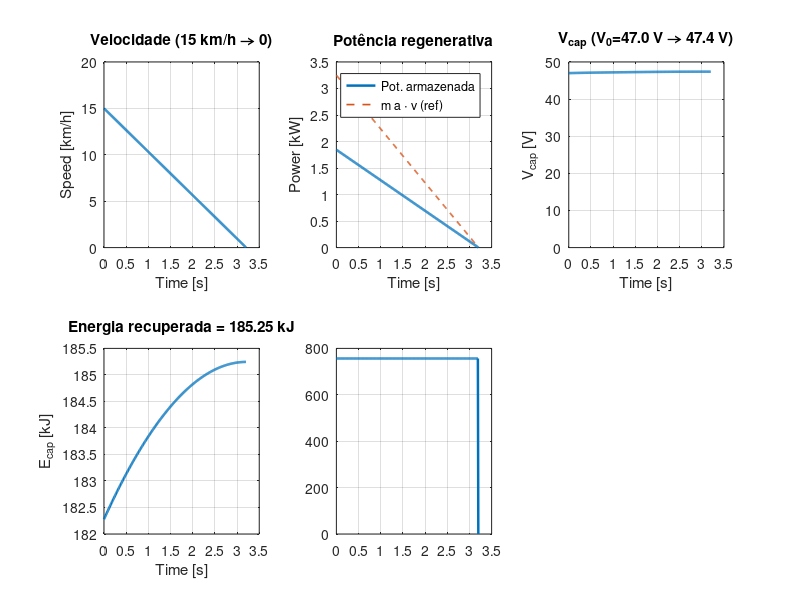

Write MATLAB code to recreate this figure. (Note: this script raises an error after producing the figure.)
%% ISTrain — Energy Recovery Challenge (script)
% Travagem de 15 km/h -> 0 com travagem regenerativa + atualização do supercap.
% Inclui limites por aderência, binário por motor, corrente máxima e tensão do supercap.

clc; clear;

%% -------------------- Parâmetros do veículo / via -----------------------
m_loco   = 600;      % [kg] massa locomotiva
g        = 9.81;     % [m/s^2]
Crr      = 0.004;    % [-] rolling resistance coeff
rw       = 0.100;    % [m] raio da roda
mech_eff = 0.85;     % [-] eficiência mecânica (drivetrain)
G        = 10;       % [-] relação de caixa
mu       = 0.35;     % [-] coef. aderência roda-carril
n_m      = 2;        % [-] nº de motores
SF       = 30;       % [%] margem de segurança no binário

v_max    = 15/3.6;   % [m/s] 15 km/h (limite prova)
a_cmd    = 1.3;      % [m/s^2] desaceleração-alvo (TS.1b)

%% -------------------- Limites elétricos e eficiências -------------------
I_max     = 300;     % [A] limite de corrente no DC bus
Vbus      = 48;      % [V] tensão nominal / limite do supercap

eta_sc    = 0.90;    % eficiência de carga do supercap
eta_dc    = 0.85;    % eficiência DC/DC (caminho de carga)
eta_tx    = mech_eff;% eficiência mecânica (transmissão)
eta_motor = 0.90;    % eficiência motor+inversor em regeneração
eta_reg   = eta_tx * eta_motor;       % rodas -> DC bus
eta_path  = eta_reg * eta_dc * eta_sc;% rodas -> energia armazenada (info)

%% -------------------- Seleção do Supercapacitor -------------------------
% cap_choice = 1: 3x16V58F em série (19.33F);
% cap_choice = 2: 48V 83F;
% cap_choice = 3: 48V 165F
cap_choice = 3;

switch cap_choice
    case 1
        C   = 19.33;          % [F]
        ESR = 3*0.0029;       % [ohm] aprox (soma em série)
        cap_name = '3x16V 58F (19.33F)';
    case 2
        C   = 83;             % [F]
        ESR = 0.0022;         % [ohm] aprox
        cap_name = '48V 83F';
    case 3
        C   = 165;            % [F]
        ESR = 0.0011;         % [ohm] aprox
        cap_name = '48V 165F';
    otherwise
        error('cap_choice inválido');
end

%% -------------------- Pré-carga do supercap (V0) ------------------------
use_optimal_V0 = true;     % <— colocar false para definir V0 manualmente
Erecov_event   = 7.8e3;    % [J] energia alvo do evento (se usar V0 ótimo)

if use_optimal_V0
    % V0 ótimo por evento (derivado do teu critério): V0 = sqrt(Vin^2 - 2E/C)
    Vin = Vbus;
    V0  = sqrt(max(Vin^2 - (2*Erecov_event)/C, 0));
else
    V0  = 0;                % [V] define manualmente
end
V0 = min(V0, Vbus);         % clamp de segurança

%% -------------------- Timeline e perfis básicos -------------------------
dt     = 0.01;                          % [s]
t_stop = v_max / a_cmd;                 % [s] tempo de travagem se adesão permitir
t      = (0:dt:t_stop).';               % [s]
N      = numel(t);

% Velocidade alvo (desaceleração constante)
v      = max(v_max - a_cmd.*t, 0);      % [m/s]
x      = cumtrapz(t, v);                % [m] posição

% Resistência ao rolamento (aprox constante)
F_rr   = Crr * m_loco * g;              % [N]

% Limite por aderência
F_adh  = mu  * m_loco * g;              % [N]

%% -------------------- Estados e logs ------------------------------------
Vcap   = zeros(N,1);  Vcap(1) = V0;     % [V]
Ecap   = zeros(N,1);  Ecap(1) = 0.5*C*V0^2;  % [J]
P_rec  = zeros(N,1);                    % [W] potência armazenada
I_bus  = zeros(N,1);                    % [A] corrente de carga no bus
F_regen= zeros(N,1);                    % [N] força regenerativa aplicada
T_perM = zeros(N,1);                    % [Nm] binário por motor (lado motor)

%% -------------------- Loop de simulação (fase de travagem) --------------
for k = 1:N-1
    % Força total necessária para cumprir a_cmd
    F_req_total = m_loco * a_cmd;                      % [N]

    % Força que o motor precisa efetivamente gerar (desconta rolamento)
    F_need_from_motor = max(F_req_total - F_rr, 0);    % [N]

    % Limite por aderência
    F_by_adh = min(F_need_from_motor, F_adh);          % [N]

    % Binário pedido por motor (lado motor)
    T_req_per_motor = (F_by_adh * rw) / (G * mech_eff) / n_m; % [Nm]

    % Limite de binário seguro por motor a partir da aderência (com margem)
    T_adh_per_motor   = (F_adh * rw) / (G * mech_eff) / n_m;  % [Nm]
    T_limit_per_motor = (1 - SF/100) * T_adh_per_motor;       % [Nm]

    % Escalonar força se binário pedido > limite
    scale = min(1, T_limit_per_motor / max(T_req_per_motor, eps));
    F_used = F_by_adh * scale;                          % [N]
    F_regen(k) = F_used;

    % Binário real por motor para logging
    T_perM(k) = (F_used * rw) / (G * mech_eff) / n_m;   % [Nm]

    % Potência mecânica extraída nas rodas (regenerativa)
    P_wheel = F_used * v(k);                            % [W]

    % Potência disponível no DC bus (pós motor/inversor)
    P_toDC  = eta_reg * P_wheel;                        % [W]

    % Limites elétricos: corrente e ESR (buck para Vcap < Vbus)
    I_esr   = max((Vbus - Vcap(k)) / max(ESR,1e-6), 0); % [A] limite instantâneo
    I_allow = min(I_max, I_esr);
    P_Ilim  = Vbus * I_allow;                           % [W]

    % Potência que efetivamente entra no supercap (após DC/DC + cap)
    P_cap_possible = min(P_toDC, P_Ilim) * eta_dc * eta_sc;

    % Não exceder a tensão do supercap
    if Vcap(k) >= Vbus - 1e-3
        P_cap_possible = 0;
    end

    % Atualização do estado do supercap
    dE          = P_cap_possible * dt;                  % [J]
    Ecap(k+1)   = Ecap(k) + dE;
    Vcap(k+1)   = min(sqrt(2*Ecap(k+1)/C), Vbus);

    % Registos
    P_rec(k) = P_cap_possible;
    I_bus(k) = (P_cap_possible > 0) * P_cap_possible / max(Vbus,1e-6);
end

% Resultados finais
E_recovered = Ecap(end);                          % [J]
Vcap_end    = Vcap(end);                          % [V]
idx_stop    = find(v<=0,1,'first');
s_stop      = x(idx_stop);                        % [m]

%% -------------------- Report --------------------------------------------
fprintf('--- ISTrain Energy Recovery ---\n');
fprintf('Capacitor: %s | C=%.2f F | ESR=%.4f ohm\n', cap_name, C, ESR);
fprintf('V0 (pre-charge): %.2f V  ->  Vcap_end: %.2f V\n', V0, Vcap_end);
fprintf('Recovered energy: %.1f J (%.2f Wh)\n', E_recovered, E_recovered/3600);
fprintf('Braking time: %.2f s | distance: %.1f m\n', t_stop, s_stop);
fprintf('Overall path eff. (wheel->stored): %.2f %%\n', 100*eta_path);

%% -------------------- Plots ---------------------------------------------
figure('Name','ISTrain — Energy Recovery','Color','w');

subplot(2,3,1);
plot(t, v*3.6,'LineWidth',1.8); grid on;
xlabel('Time [s]'); ylabel('Speed [km/h]');
title('Velocidade (15 km/h \rightarrow 0)');

subplot(2,3,2);
plot(t, P_rec/1000,'LineWidth',1.8); hold on; grid on;
plot(t, (m_loco*a_cmd.*v)/1000,'--','LineWidth',1.2);
xlabel('Time [s]'); ylabel('Power [kW]');
legend('Pot. armazenada','m a \cdot v (ref)','Location','best');
title('Potência regenerativa');

subplot(2,3,3);
plot(t, Vcap,'LineWidth',1.8); grid on;
xlabel('Time [s]'); ylabel('V_{cap} [V]');
title(sprintf('V_{cap} (V_0=%.1f V \\rightarrow %.1f V)', V0, Vcap_end));
ylim([0, Vbus+2]);

subplot(2,3,4);
plot(t, Ecap/1000,'LineWidth',1.8); grid on;
xlabel('Time [s]'); ylabel('E_{cap} [kJ]');
title(sprintf('Energia recuperada = %.2f kJ', E_recovered/1000));

subplot(2,3,5);
plot(t, F_regen,'LineWidth',1.8); hold on; grid on;
yline(F_rr,'--','F_{rr}');
yline(F_adh,':','F_{adh}');
xlabel('Time [s]'); ylabel('Force [N]');
title('Forças: regen, rolamento e aderência');
legend('F_{regen}','F_{rr}','F_{adh}','Location','best');

subplot(2,3,6);
plot(t, T_perM,'LineWidth',1.8); hold on; grid on;
T_adh_per_motor = (F_adh*rw)/(G*mech_eff)/n_m;
yline((1-SF/100)*T_adh_per_motor,'--','T_{lim} (com SF)');
xlabel('Time [s]'); ylabel('Torque per motor [Nm]');
title('Binário por motor (lado motor)');
